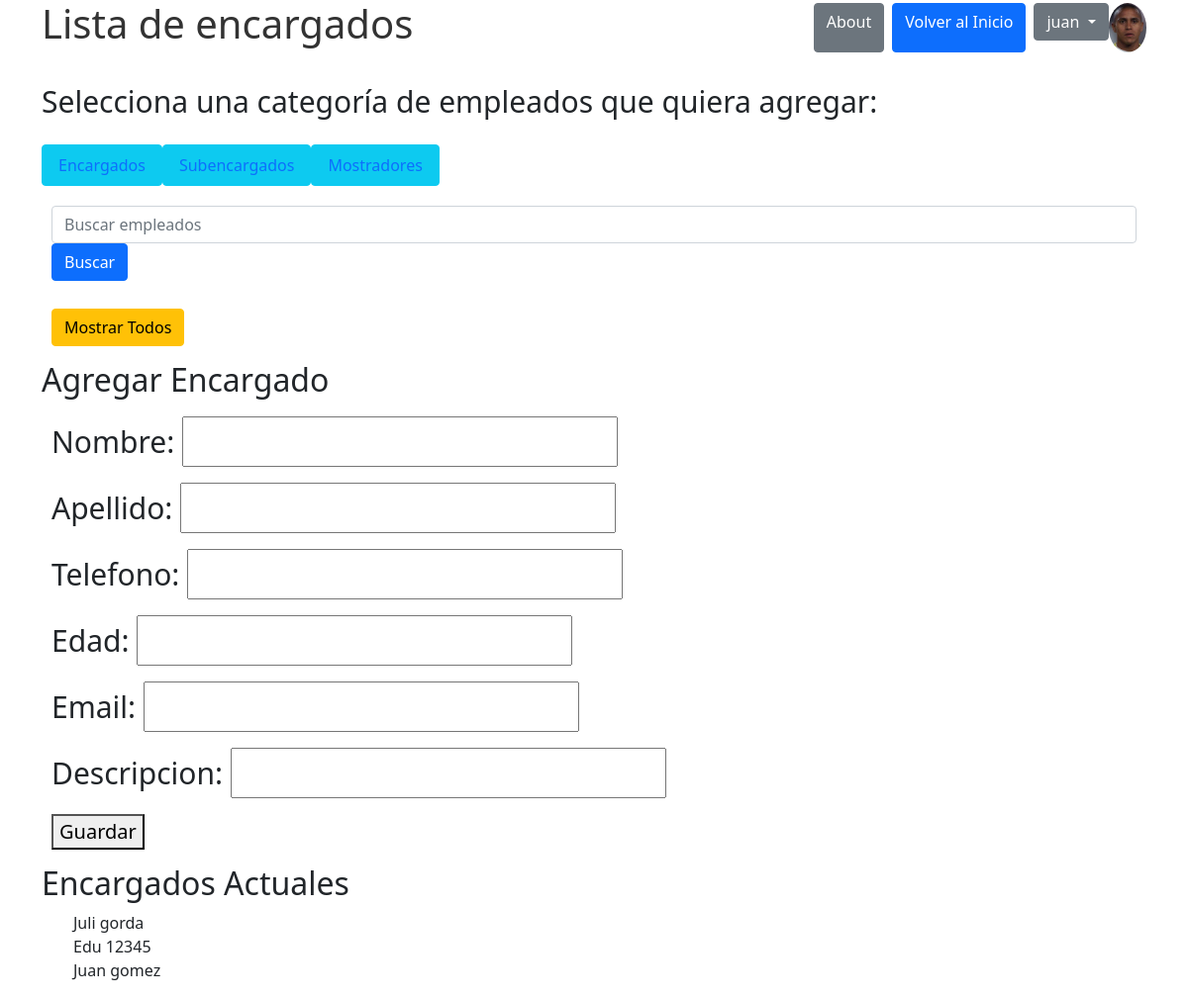
The page /empleados/encargados/ (signed in) on the database as committed earlier.
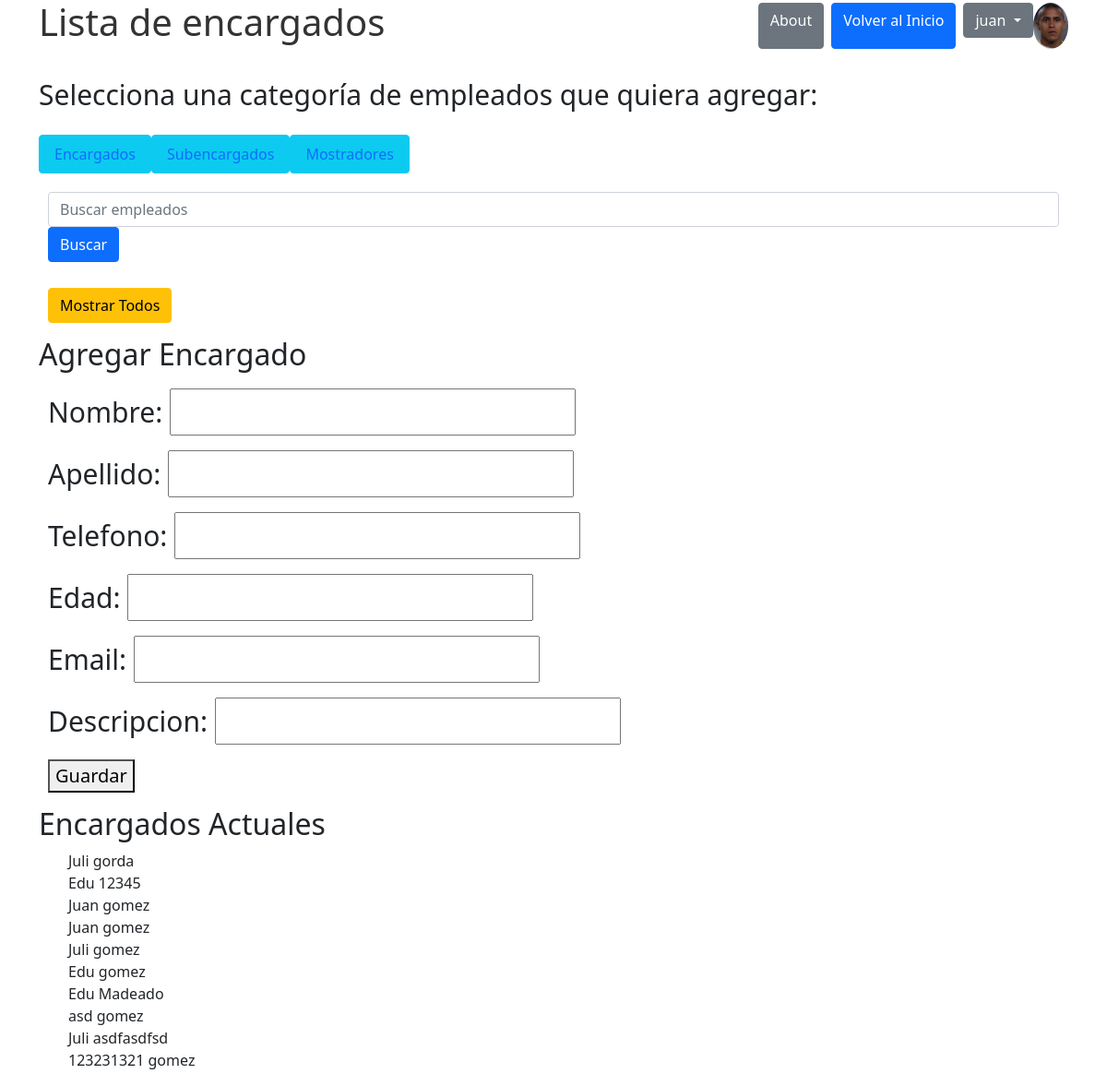
The same page on the database as committed later.
### perfiles/models.py (models this page shows, shortened)
class Avatar(models.Model):
    user = models.OneToOneField(User, on_delete=models.CASCADE, null=True)
    imagen = models.ImageField(upload_to='avatares', null=True, blank=True)

### empleados/models.py (models this page shows)
class encargado(models.Model):
    Nombre = models.CharField(max_length=64)
    Apellido = models.CharField(max_length=64)
    telefono = models.CharField(max_length=20)
    edad = models.IntegerField()
    email = models.EmailField()
    descripcion = models.CharField(max_length=100)
    empleo = models.CharField(max_length=64, default='encargado')
    creador = models.ForeignKey(User, on_delete=models.SET_NULL, null=True)

### empleados/views.py (the view)
# urls.py: path('encargados/', views.encargados, name='encargados'),
@login_required
def encargados(request, id=None):
    if request.method == 'POST':
        form = EncargadoForm(request.POST)
        if form.is_valid():
            nuevo_encargado = form.save(commit=False)
            nuevo_encargado.creador = request.user
            nuevo_encargado.save()
            return redirect('base')
    else:
        form = EncargadoForm(initial={'creador': request.user, 'empleo': 'encargado'})
    encargados_lista = encargado.objects.all()
    return render(request, 'encargados.html', {'encargados': encargados_lista, 'form': form})

### empleados/forms.py (shortened to what this page needs)
class EncargadoForm(forms.ModelForm):
    class Meta:
        model = encargado
        exclude = ['creador', 'empleo']

### empleados/templates de empleados/encargados.html (shortened to what this page needs)
{% extends 'base.html' %}
{% block content %}
  <h2>Agregar Encargado</h2>
  <form method="post">
    {{ form.as_p }}
    <button type="submit">Guardar</button>
  </form>
  <h2>Encargados Actuales</h2>
  <ul>
    {% for encargado in encargados %}
      <li>{{ encargado.Nombre }} {{ encargado.Apellido }}</li>
    {% endfor %}
  </ul>
{% endblock %}

### templates_base/base.html (shortened to what this page needs)
{% load static %}
<!DOCTYPE html>
<html lang="es">
<head>
  <link rel="stylesheet" type="text/css" href="{% static 'css/css.css' %}">
  <link rel="stylesheet" href="https://cdn.jsdelivr.net/npm/bootstrap@5.1.3/dist/css/bootstrap.min.css">
</head>
<body>
  <div class="container">
    <div class="d-flex justify-content-between align-items-center mb-4">
      <h1>{% block heading %}Empleados{% endblock %}</h1>
      <div class="d-flex">
        <a href="{% url 'about' %}" class="btn btn-secondary me-2">About</a>
        <a href="{% url 'base' %}" class="btn btn-primary me-2">Volver al Inicio</a>
        {% if user.is_authenticated %}
          <div class="dropdown">
            <button class="btn btn-secondary dropdown-toggle" type="button" data-bs-toggle="dropdown" aria-expanded="false">
              {{ user.username }}
            </button>
          </div>
          {% if user.avatar %}
            <img src="{{ user.avatar.imagen.url }}" alt="Avatar de {{ user.username }}" class="img-fluid rounded-circle" style="max-width: 50px; max-height: 50px;">
          {% endif %}
        {% endif %}
      </div>
    </div>
    <p>Selecciona una categoría de empleados que quiera agregar:</p>
    <ul class="nav">
      <li class="nav-item"><a href="{% url 'encargados' %}" class="btn btn-info nav-link">Encargados</a></li>
      <li class="nav-item"><a href="{% url 'subencargados' %}" class="btn btn-info nav-link">Subencargados</a></li>
      <li class="nav-item"><a href="{% url 'mostradores' %}" class="btn btn-info nav-link">Mostradores</a></li>
    </ul>
    <form method="get" action="{% url 'busqueda' %}" class="mb-2">
      <input type="text" name="q" placeholder="Buscar empleados" class="form-control me-2">
      <button type="submit" class="btn btn-primary">Buscar</button>
    </form>
    <form method="get" action="{% url 'mostrarempleados' %}">
      <button type="submit" class="btn btn-warning">Mostrar Todos</button>
    </form>
    {% block content %}{% endblock %}
  </div>
</body>
</html>

### static/css/css.css (style rules this page uses)
body { background-color: rgb(238, 244, 238); }
h1 { font-size: 60px; color: #333; text-align: center; }
ul { list-style-type: none; }
ul li a { text-decoration: none; display: block; padding: 10px; background-color: #0074b8; color: #fff; border-radius: 5px; margin: 5px 0; text-align: center; }
form { width: 100%; padding: 10px; margin: 5px 0; border: none; border-radius: 7px; box-sizing: border-box; font-size: 20px; }
p { font-size: 30px; }

Rows that differ between the two databases and show on the page:
added encargado: Nombre "Juan", Apellido "gomez"
added encargado: Nombre "Juli", Apellido "gomez"
added encargado: Nombre "Edu", Apellido "gomez"
added encargado: Nombre "Edu", Apellido "Madeado"
added encargado: Nombre "asd", Apellido "gomez"
added encargado: Nombre "Juli", Apellido "asdfasdfsd"
added encargado: Nombre "123231321", Apellido "gomez"
